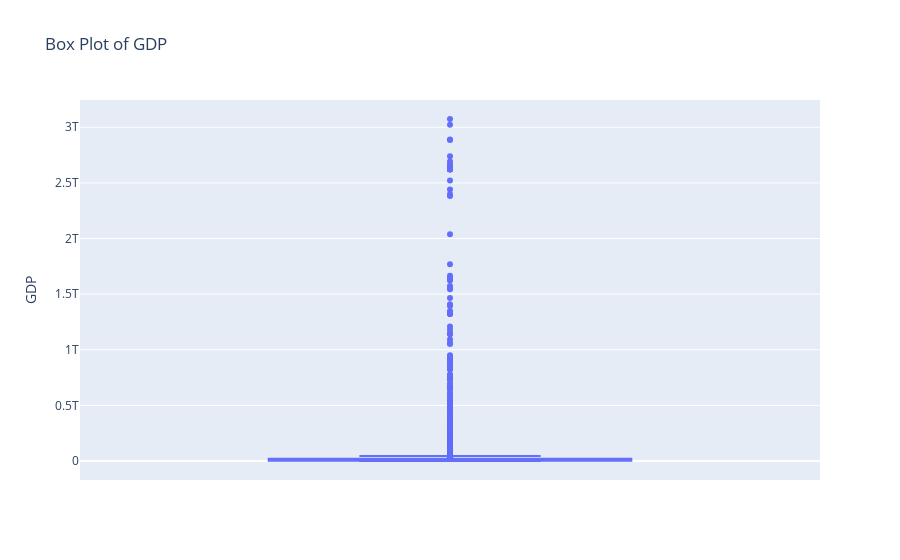
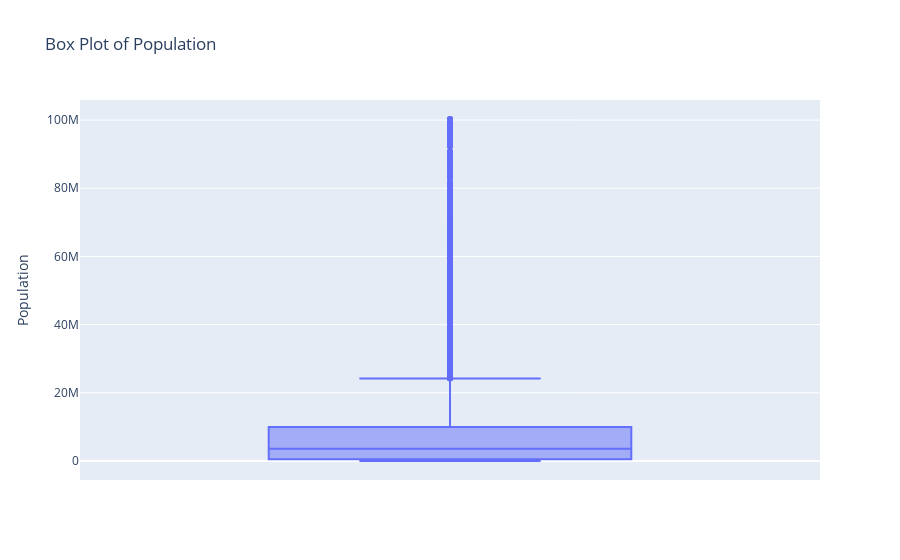
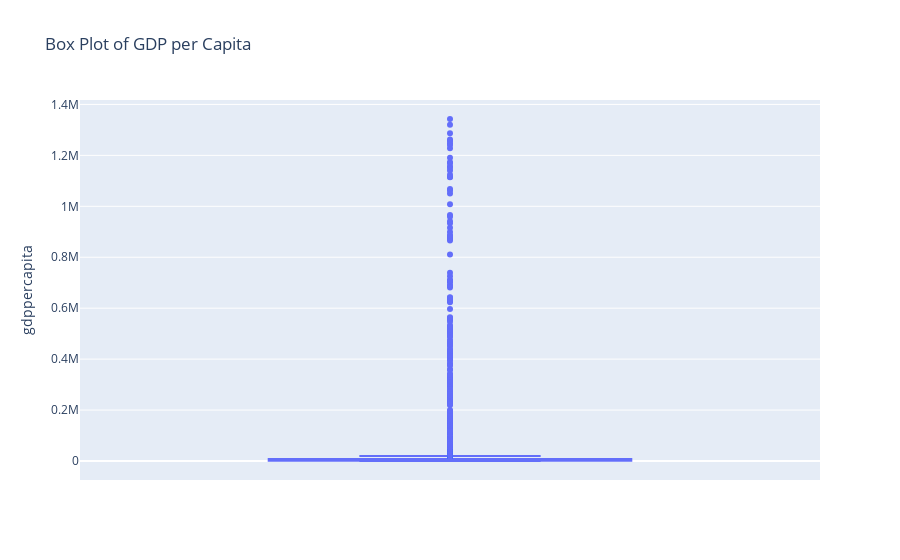
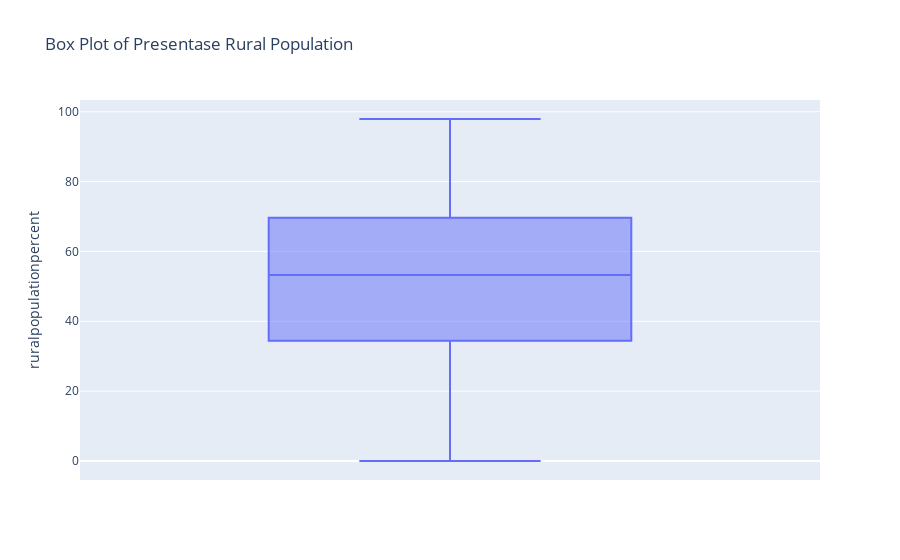

Notebook code cell kept with these figures, in order:
### Markdown cell above
##### 10.1 Analisis Statistik Deskriptif

### Code cell
# Membuat ringkasan statistik deskriptif
summary_statistics = merged_final_df.describe()

# Menampilkan ringkasan statistik deskriptif
print(summary_statistics)

# Visualisasi menggunakan plotly express
# Box plot untuk GDP
fig_gdp_box = px.box(merged_final_df, y='GDP', title='Box Plot of GDP')

# Box plot untuk Population
fig_population_box = px.box(merged_final_df, y='Population', title='Box Plot of Population')

# Box plot untuk gdppercapita
fig_gdppercapita_box = px.box(merged_final_df, y='gdppercapita', title='Box Plot of GDP per Capita')

# Box plot untuk ruralpopulationpercent
fig_ruralpopulationpercent_box = px.box(merged_final_df, y='ruralpopulationpercent', title='Box Plot of Presentase Rural Population')

# Box plot untuk electricityaccesspercent
fig_electricityaccesspercent_box = px.box(merged_final_df, y='electricityaccesspercent', title='Box Plot of Presentase Electricity Access')

# Box plot untuk projectcost
fig_projectcost_box = px.box(merged_final_df, y='projectcost', title='Box Plot of Project Cost')

# Menampilkan box plot
fig_gdp_box.show()
fig_population_box.show()
fig_gdppercapita_box.show()
fig_ruralpopulationpercent_box.show()
fig_electricityaccesspercent_box.show()
fig_projectcost_box.show()

### Figure 1 — Plotly figure (JSON) as saved in the notebook; plotly's stock layout.template omitted (floating-point values rounded to 4 significant figures; data arrays with more than 128 entries replaced by an {"elided": "..."} marker saying what was removed)
{"data": [{"alignmentgroup": "True", "hovertemplate": "GDP=%{y}<extra></extra>", "legendgroup": "", "marker": {"color": "#636efa"}, "name": "", "notched": false, "offsetgroup": "", "orientation": "v", "showlegend": false, "type": "box", "x0": " ", "xaxis": "x", "y": {"elided": "7267 float values"}, "y0": " ", "yaxis": "y"}], "layout": {"boxmode": "group", "legend": {"tracegroupgap": 0}, "title": {"text": "Box Plot of GDP"}, "xaxis": {"anchor": "y", "domain": [0, 1]}, "yaxis": {"anchor": "x", "domain": [0, 1], "title": {"text": "GDP"}}}}

### Figure 2 — Plotly figure (JSON) as saved in the notebook; plotly's stock layout.template omitted (floating-point values rounded to 4 significant figures; data arrays with more than 128 entries replaced by an {"elided": "..."} marker saying what was removed)
{"data": [{"alignmentgroup": "True", "hovertemplate": "Population=%{y}<extra></extra>", "legendgroup": "", "marker": {"color": "#636efa"}, "name": "", "notched": false, "offsetgroup": "", "orientation": "v", "showlegend": false, "type": "box", "x0": " ", "xaxis": "x", "y": {"elided": "7267 int values"}, "y0": " ", "yaxis": "y"}], "layout": {"boxmode": "group", "legend": {"tracegroupgap": 0}, "title": {"text": "Box Plot of Population"}, "xaxis": {"anchor": "y", "domain": [0, 1]}, "yaxis": {"anchor": "x", "domain": [0, 1], "title": {"text": "Population"}}}}

### Figure 3 — Plotly figure (JSON) as saved in the notebook; plotly's stock layout.template omitted (floating-point values rounded to 4 significant figures; data arrays with more than 128 entries replaced by an {"elided": "..."} marker saying what was removed)
{"data": [{"alignmentgroup": "True", "hovertemplate": "gdppercapita=%{y}<extra></extra>", "legendgroup": "", "marker": {"color": "#636efa"}, "name": "", "notched": false, "offsetgroup": "", "orientation": "v", "showlegend": false, "type": "box", "x0": " ", "xaxis": "x", "y": {"elided": "7267 float values"}, "y0": " ", "yaxis": "y"}], "layout": {"boxmode": "group", "legend": {"tracegroupgap": 0}, "title": {"text": "Box Plot of GDP per Capita"}, "xaxis": {"anchor": "y", "domain": [0, 1]}, "yaxis": {"anchor": "x", "domain": [0, 1], "title": {"text": "gdppercapita"}}}}

### Figure 4 — Plotly figure (JSON) as saved in the notebook; plotly's stock layout.template omitted (floating-point values rounded to 4 significant figures; data arrays with more than 128 entries replaced by an {"elided": "..."} marker saying what was removed)
{"data": [{"alignmentgroup": "True", "hovertemplate": "ruralpopulationpercent=%{y}<extra></extra>", "legendgroup": "", "marker": {"color": "#636efa"}, "name": "", "notched": false, "offsetgroup": "", "orientation": "v", "showlegend": false, "type": "box", "x0": " ", "xaxis": "x", "y": {"elided": "7267 float values"}, "y0": " ", "yaxis": "y"}], "layout": {"boxmode": "group", "legend": {"tracegroupgap": 0}, "title": {"text": "Box Plot of Presentase Rural Population"}, "xaxis": {"anchor": "y", "domain": [0, 1]}, "yaxis": {"anchor": "x", "domain": [0, 1], "title": {"text": "ruralpopulationpercent"}}}}
